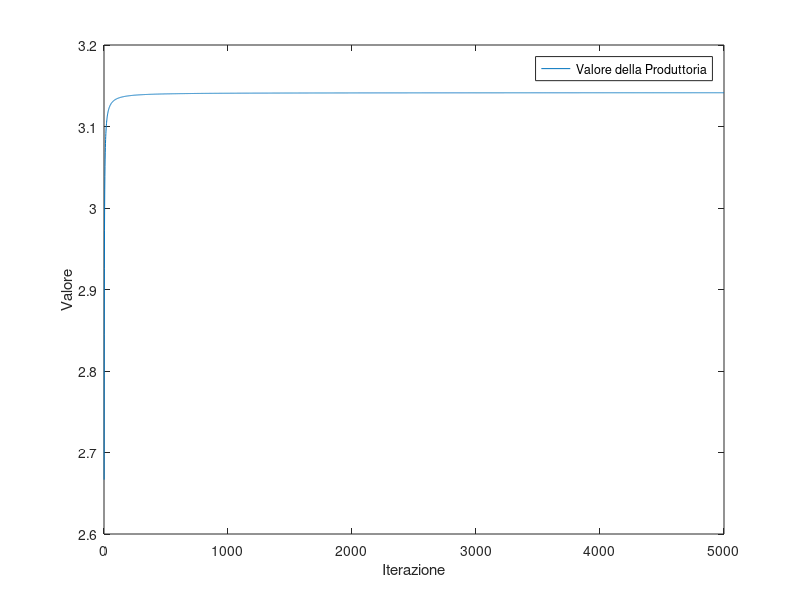
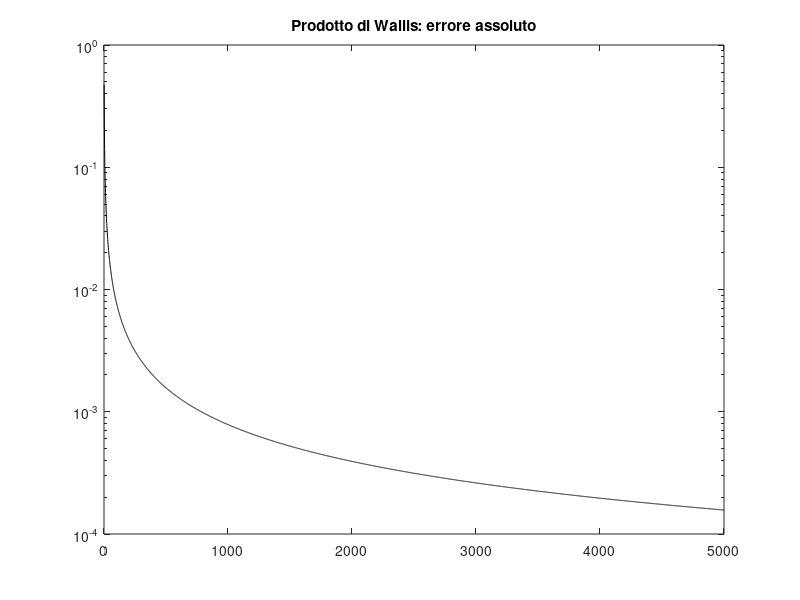

Write MATLAB code to recreate these figures, in order.
% DATI
N = 5000;
x = zeros(1,N);
f = @(n) 2*n/(2*n-1)*2*n/(2*n+1);

% PUNTO 1
for i = 1:N
    if i == 1
        x(i) = f(1);
    else
        x(i) = f(i)*x(i-1);
    end
end

x = 2*x;

% PUNTO 2
figure(1)
title("Andamento della produttoria")
plot(x);
legend("Valore della Produttoria")
ylabel("Valore")
xlabel("Iterazione")

figure(2)
semilogy(1:N, abs(pi-x),'k-')
title('Prodotto di Wallis: errore assoluto') 